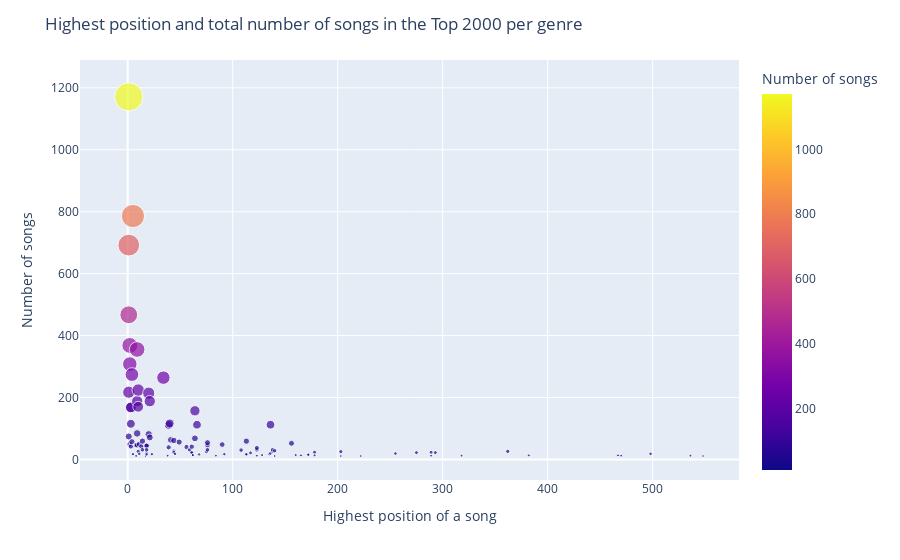

The notebook cell this image was saved under:
### Code cell
#changing some column values and names to make it more pretty and English for visualisation
genre_counter['genre'] = genre_counter['genre'].str.capitalize()
genre_counter = genre_counter.rename(columns={'hoogste positie': 'Highest position of a song', 'aantal nummers': 'Number of songs'})

#visualising the data
fig = px.scatter(genre_counter, x='Highest position of a song', y='Number of songs', hover_name='genre', color='Number of songs', size = 'Number of songs')

fig.update_layout(
    title = "Highest position and total number of songs in the Top 2000 per genre",
)

fig.show()

#writing the figure to html, figure is visible at: https://almaliezenga.github.io/Top2000/html/genre_counter
pio.write_html(fig, file='html/genre_counter.html', auto_open=True)

### Figure 1 — Plotly figure (JSON) as saved in the notebook; plotly's stock layout.template omitted (floating-point values rounded to 4 significant figures)
{"data": [{"hovertemplate": "<b>%{hovertext}</b><br><br>Highest position of a song=%{x}<br>Number of songs=%{marker.color}<extra></extra>", "hovertext": ["Classic rock", "Rock", "Hard rock", "Glam rock", "80s", "Singer-songwriter", "Country", "Dutch", "Progressive rock", "Blues", "60s", "Psychedelic", "70s", "Soft rock", "Pop", "Piano", "Heavy metal", "Thrash metal", "Metal", "Metallica", "Grunge", "Alternative rock", "90s", "Alternative", "Nederlandstalig", "Folk", "Kleinkunst", "Britpop", "Coldplay", "Psychedelic rock", "Pop rock", "Male vocalists", "Guns n roses", "British", "Post-punk", "Punk", "Pub rock", "Guitar", "Female vocalists", "Acoustic", "Funk", "Soul", "American", "British", "Soundtrack", "Nederpop", "Nederlands", "New wave", "Christmas", "Disco", "Swedish", "Abba", "Fleetwood mac", "Jazz", "Rhythm and blues", " pop rock and beat", " alternative rock", "U2", "Irish", "Rock and roll", "Classical", "Indie", "Indie rock", "Electronic", "Symphonic rock", "Netherlands", "Rap", "Hip-hop", "Hip hop", "Funk rock", "Blues rock", "Swing", "Southern rock", "Rock and roll", "Rock n roll", "Oldies", "Chanson", "Reggae", "Roots reggae", "Ska", "Levenslied", "Canadian", "Michael jackson", "Dance", "Synthpop", "Synth pop", "Industrial", "German", "Rnb", "Duo", "American", "Singer", "Songwriter", "French", "Chanson francaise", "Belgian", "Electronica", "Limburg", "House", "Folk rock", "Punk rock", "Pop punk", "Techno", "Ambient", "Indie pop", "Indie folk", "Motown", "British artist", "Australian", "Chillout", "New wave"], "legendgroup": "", "marker": {"color": [692, 1171, 217, 74, 467, 368, 49, 308, 115, 168, 168, 42, 274, 57, 786, 17, 46, 12, 46, 11, 46, 188, 84, 355, 170, 224, 26, 49, 18, 42, 59, 31, 11, 20, 44, 44, 16, 31, 214, 81, 71, 188, 17, 264, 12, 111, 39, 116, 63, 61, 27, 23, 18, 56, 40, 31, 21, 22, 41, 14, 14, 157, 68, 112, 16, 25, 46, 54, 31, 12, 48, 17, 30, 15, 17, 59, 21, 31, 12, 37, 14, 17, 20, 112, 26, 31, 11, 28, 52, 14, 13, 16, 15, 23, 13, 11, 25, 11, 19, 22, 23, 12, 22, 12, 26, 13, 13, 12, 18, 12, 11], "coloraxis": "coloraxis", "size": [692, 1171, 217, 74, 467, 368, 49, 308, 115, 168, 168, 42, 274, 57, 786, 17, 46, 12, 46, 11, 46, 188, 84, 355, 170, 224, 26, 49, 18, 42, 59, 31, 11, 20, 44, 44, 16, 31, 214, 81, 71, 188, 17, 264, 12, 111, 39, 116, 63, 61, 27, 23, 18, 56, 40, 31, 21, 22, 41, 14, 14, 157, 68, 112, 16, 25, 46, 54, 31, 12, 48, 17, 30, 15, 17, 59, 21, 31, 12, 37, 14, 17, 20, 112, 26, 31, 11, 28, 52, 14, 13, 16, 15, 23, 13, 11, 25, 11, 19, 22, 23, 12, 22, 12, 26, 13, 13, 12, 18, 12, 11], "sizemode": "area", "sizeref": 2.928, "symbol": "circle"}, "mode": "markers", "name": "", "orientation": "v", "showlegend": false, "type": "scatter", "x": [1, 1, 1, 1, 1, 2, 2, 2, 3, 3, 3, 3, 4, 4, 5, 5, 8, 8, 8, 8, 9, 9, 9, 9, 10, 10, 10, 11, 11, 13, 14, 14, 17, 18, 18, 18, 18, 18, 20, 20, 21, 21, 23, 34, 38, 39, 39, 40, 41, 44, 44, 44, 45, 49, 56, 59, 61, 61, 61, 62, 62, 64, 64, 66, 68, 75, 76, 76, 76, 84, 90, 92, 108, 113, 113, 113, 117, 123, 123, 123, 128, 135, 136, 136, 138, 138, 140, 140, 156, 160, 165, 172, 172, 178, 178, 203, 203, 222, 255, 275, 289, 289, 293, 318, 362, 382, 467, 470, 498, 536, 548], "xaxis": "x", "y": [692, 1171, 217, 74, 467, 368, 49, 308, 115, 168, 168, 42, 274, 57, 786, 17, 46, 12, 46, 11, 46, 188, 84, 355, 170, 224, 26, 49, 18, 42, 59, 31, 11, 20, 44, 44, 16, 31, 214, 81, 71, 188, 17, 264, 12, 111, 39, 116, 63, 61, 27, 23, 18, 56, 40, 31, 21, 22, 41, 14, 14, 157, 68, 112, 16, 25, 46, 54, 31, 12, 48, 17, 30, 15, 17, 59, 21, 31, 12, 37, 14, 17, 20, 112, 26, 31, 11, 28, 52, 14, 13, 16, 15, 23, 13, 11, 25, 11, 19, 22, 23, 12, 22, 12, 26, 13, 13, 12, 18, 12, 11], "yaxis": "y"}], "layout": {"coloraxis": {"colorbar": {"title": {"text": "Number of songs"}}, "colorscale": [[0, "#0d0887"], [0.1111, "#46039f"], [0.2222, "#7201a8"], [0.3333, "#9c179e"], [0.4444, "#bd3786"], [0.5556, "#d8576b"], [0.6667, "#ed7953"], [0.7778, "#fb9f3a"], [0.8889, "#fdca26"], [1, "#f0f921"]]}, "legend": {"itemsizing": "constant", "tracegroupgap": 0}, "margin": {"t": 60}, "title": {"text": "Highest position and total number of songs in the Top 2000 per genre"}, "xaxis": {"anchor": "y", "domain": [0, 1], "title": {"text": "Highest position of a song"}}, "yaxis": {"anchor": "x", "domain": [0, 1], "title": {"text": "Number of songs"}}}}
